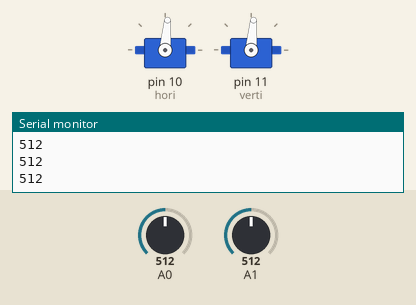
Bench run of a sketch on a simulated Arduino Uno, built with avr-gcc and run on an emulated ATmega328P. Parts: 2 × servo, the last lines printed to the serial monitor. The inputs (shaded band) are chosen by the test bench; at power-on: A0 = 512, A1 = 512.

Above: at 1.2 s.
1.3 s: A0 set to 716
At 2.3 s:
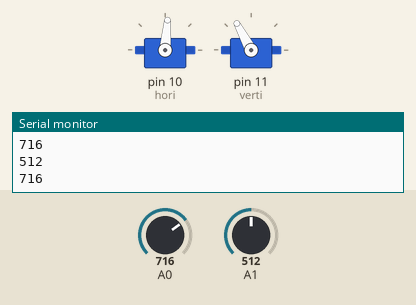
2.8 s: A1 set to 306
At 3.5 s:
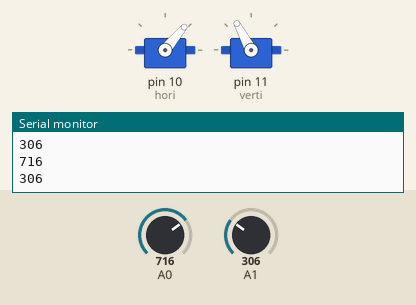
4.3 s: A0 set to 900
At 5.4 s:
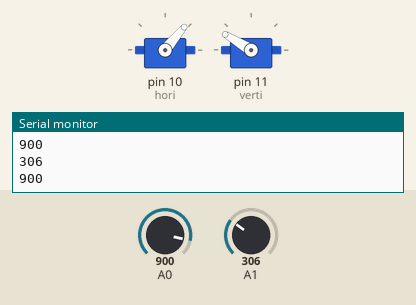
5.8 s: A1 set to 122
At 6.6 s:
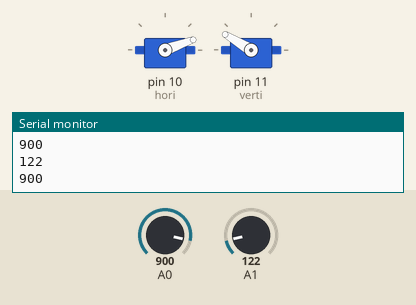
7.3 s: A1 set to 0
At 7.8 s:
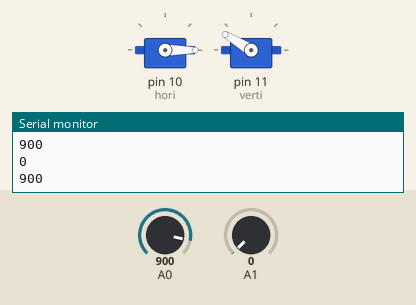
8.8 s: A0 set to 1023
At 9.3 s:
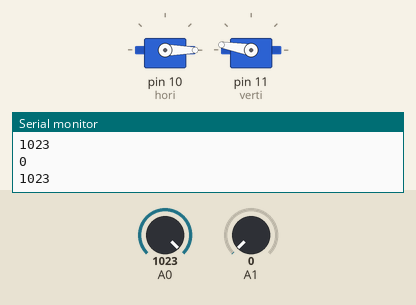
Timing chart, 0 to 11.3 s (numbered marks = the images above; inputs shaded):
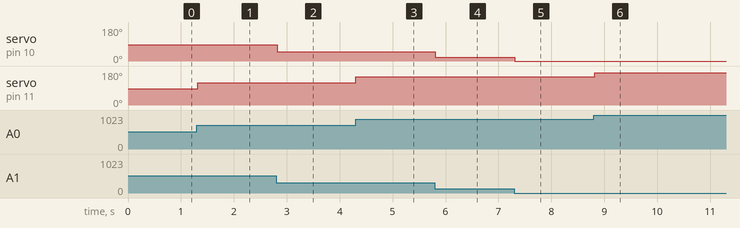

The sketch:

_joystick.ino
```cpp
#include <Servo.h>

Servo hori;
Servo verti;

//int joyX = 1;
//int joyY = 0;

int joyValX;
int joyValY;

void setup(){
  hori.attach(10);
  verti.attach(11);
  Serial.begin(9600);
}

void loop(){
  joyValX = analogRead(A1);
  Serial.println(joyValX);
  joyValX = map (joyValX, 0, 1023, 0, 170);
  hori.write(joyValX);

  joyValY = analogRead(A0);
  Serial.println(joyValY);
  joyValY = map(joyValY, 0, 1023, 0, 170);
  verti.write(joyValY);

  delay(15);
}
```

Measured:
- after the input at 1.3 s, servo on pin 11 (verti): 85° → 118° at once
- after the input at 2.8 s, servo on pin 10 (hori): 85° → 50° at once
- after the input at 4.3 s, servo on pin 11 (verti): 118° → 149° at once
- after the input at 5.8 s, servo on pin 10 (hori): 50° → 20° at once
- after the input at 7.3 s, servo on pin 10 (hori): 20° → 0° at once
- after the input at 8.8 s, servo on pin 11 (verti): 149° → 170° at once
